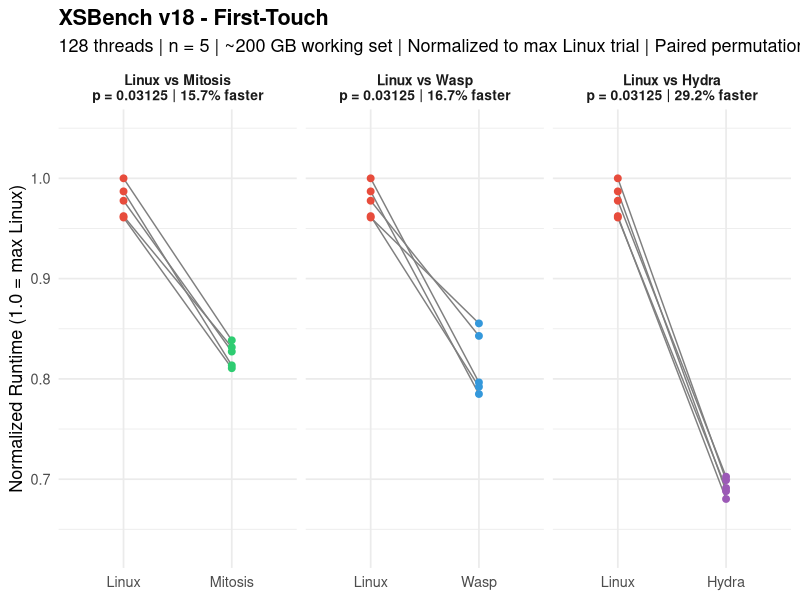
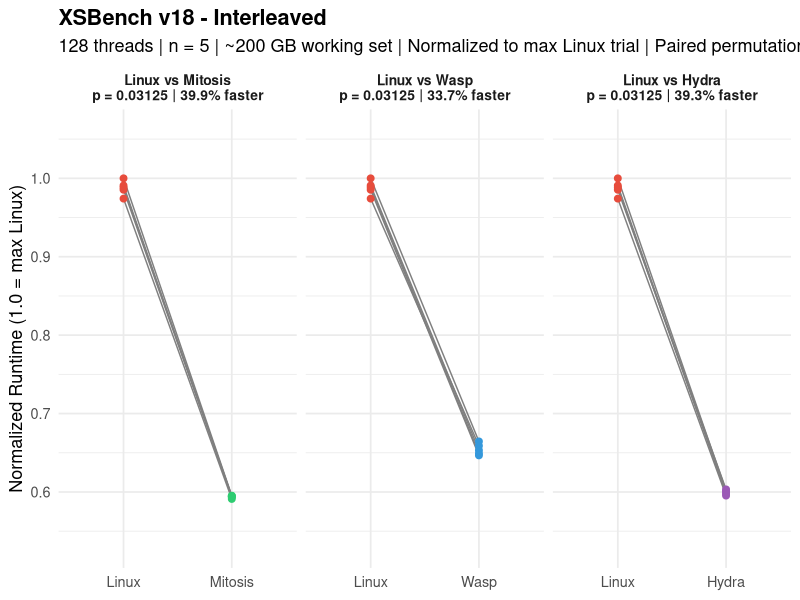

Write R code to recreate these figures, in order.
###############################################################################
###                           xsbench.R                                     ###
###############################################################################

library(ggplot2)

# =============================================================================
# RAW DATA: Simulation Runtime (seconds) – XSBench v18, 128 threads, n=5
# Working Set: ~200 GB (Est. Memory Usage: 200,965 MB)
# 25M particle histories, 400K gridpoints/nuclide, 142M unionized grid points
# =============================================================================

data <- list(
  # --- LINUX First-Touch (linux/output_0..4.txt) ---
  linux_ft  = c(561.340, 562.174, 584.192, 576.587, 571.139),

  # --- LINUX Interleaved (linux/output_i_0..4.txt) ---
  linux_il  = c(131.963, 131.581, 132.308, 130.073, 133.531),

  # --- WASP First-Touch (wasp/output_0..4.txt) ---
  wasp_ft   = c(499.690, 462.761, 465.340, 458.543, 492.394),

  # --- WASP Interleaved (wasp/output_i_0..4.txt) ---
  wasp_il   = c(86.673, 86.347, 87.224, 87.983, 88.731),

  # --- MITOSIS Replicated (mitosis/output_r_0..4.txt) ---
  mitosis_ft  = c(473.566, 485.805, 489.841, 475.259, 483.255),

  # --- MITOSIS Replicated+Interleaved (mitosis/output_ri_0..4.txt) ---
  mitosis_il  = c(79.428, 79.331, 79.245, 78.929, 79.492),

  # --- HYDRA Replicated (hydra/repl_order_9/output_r_0..4.txt) ---
  hydra_ft  = c(403.798, 397.409, 408.364, 401.961, 410.385),

  # --- HYDRA Replicated+Interleaved (hydra/repl_order_9/output_ri_0..4.txt) ---
  hydra_il  = c(79.788, 80.560, 80.059, 79.500, 80.298)
)

# =============================================================================
# PAIRED PERMUTATION TEST (exact, one-sided: Linux slower → diff > 0)
# =============================================================================

perm_test <- function(baseline, treatment) {
  d <- baseline - treatment
  obs <- mean(d)
  n <- length(d)
  perm_stats <- numeric(2^n)
  for (i in 0:(2^n - 1)) {
    signs <- 2 * as.integer(intToBits(i)[1:n]) - 1
    perm_stats[i + 1] <- mean(signs * abs(d))
  }
  p <- mean(perm_stats >= obs)
  return(list(obs = obs, p = p))
}

# =============================================================================
# RUN ALL TESTS
# =============================================================================

policies <- c("ft", "il")
policy_labels <- c(ft = "First-Touch", il = "Interleaved")
systems <- c("mitosis", "wasp", "hydra")

results <- data.frame()

pdf("xsbench.pdf", width = 10, height = 5)

for (pol in policies) {
  linux_key <- paste0("linux_", pol)
  for (sys in systems) {
    sys_key <- paste0(sys, "_", pol)
    res <- perm_test(data[[linux_key]], data[[sys_key]])
    results <- rbind(results, data.frame(
      Policy = policy_labels[pol],
      Comparison = paste("Linux vs", tools::toTitleCase(sys)),
      Linux_Mean = round(mean(data[[linux_key]]), 3),
      Sys_Mean = round(mean(data[[sys_key]]), 3),
      MeanDiff = round(res$obs, 3),
      PctFaster = round(res$obs / mean(data[[linux_key]]) * 100, 1),
      p_value = res$p,
      stringsAsFactors = FALSE
    ))
  }
}

# Print results table
cat("\n====== PAIRED PERMUTATION TEST RESULTS (exact, one-sided) ======\n")
cat("====== XSBench v18 | 128 threads | ~200 GB working set | n=5  ======\n\n")
print(results, row.names = FALSE)

# Count significant results
cat("\n\nSignificant (p < 0.05):", sum(results$p_value < 0.05), "of", nrow(results), "\n")
cat("Non-significant (p >= 0.05):", sum(results$p_value >= 0.05), "of", nrow(results), "\n")

# =============================================================================
# PLOTS: One per policy, with 3 facets (Mitosis, WASP, Hydra)
# =============================================================================

for (pol in policies) {
  linux_key <- paste0("linux_", pol)
  max_linux <- max(data[[linux_key]])
  df_list <- list()

  for (sys in systems) {
    sys_key <- paste0(sys, "_", pol)
    res <- perm_test(data[[linux_key]], data[[sys_key]])
    sys_label <- tools::toTitleCase(sys)
    pct <- round(res$obs / mean(data[[linux_key]]) * 100, 1)
    label <- paste0("Linux vs ", sys_label,
                    "\np = ", res$p,
                    " | ", pct, "% faster")
    df_list[[sys]] <- data.frame(
      Trial = rep(1:5, 2),
      Zeit = c(data[[linux_key]] / max_linux, data[[sys_key]] / max_linux),
      Bedingung = factor(rep(c("Linux", sys_label), each = 5),
                         levels = c("Linux", sys_label)),
      Vergleich = label
    )
  }

  df <- do.call(rbind, df_list)
  df$Vergleich <- factor(df$Vergleich, levels = unique(df$Vergleich))

  # Compute y-axis limits with padding
  y_min <- min(df$Zeit)
  y_max <- max(df$Zeit)
  y_pad <- (y_max - y_min) * 0.15

  p <- ggplot(df, aes(x = Bedingung, y = Zeit)) +
    geom_line(aes(group = Trial), color = "gray50", linewidth = 0.5) +
    geom_point(aes(color = Bedingung), size = 2) +
    scale_color_manual(values = c("Linux" = "#E74C3C",
                                  "Mitosis" = "#2ECC71",
                                  "Wasp" = "#3498DB",
                                  "Hydra" = "#9B59B6")) +
    coord_cartesian(ylim = c(y_min - y_pad, y_max + y_pad)) +
    facet_wrap(~ Vergleich, scales = "free_x") +
    labs(
      title = paste0("XSBench v18 - ", policy_labels[pol]),
      subtitle = "128 threads | n = 5 | ~200 GB working set | Normalized to max Linux trial | Paired permutation test",
      x = NULL,
      y = "Normalized Runtime (1.0 = max Linux)"
    ) +
    theme_minimal(base_size = 13) +
    theme(legend.position = "none",
          plot.title = element_text(face = "bold"),
          strip.text = element_text(face = "bold", size = 10))

  print(p)
}

dev.off()
cat("Saved all plots to xsbench.pdf\n")
